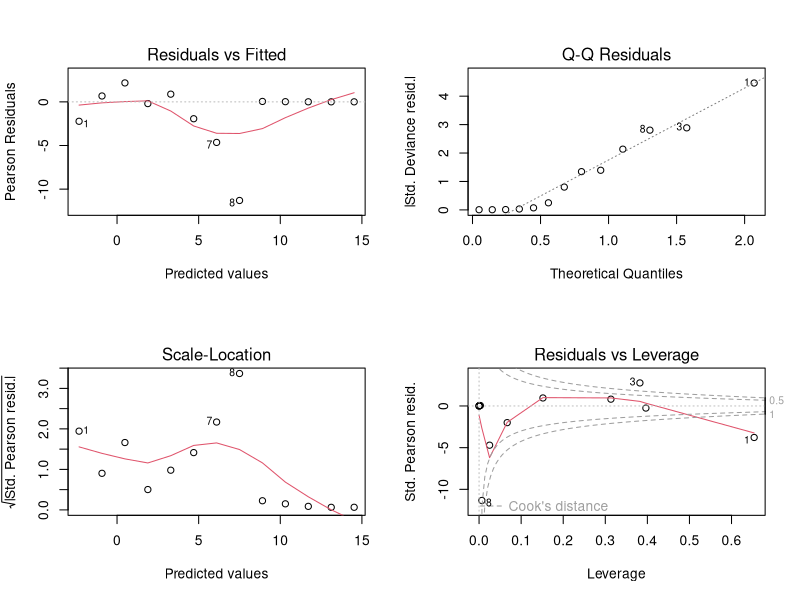
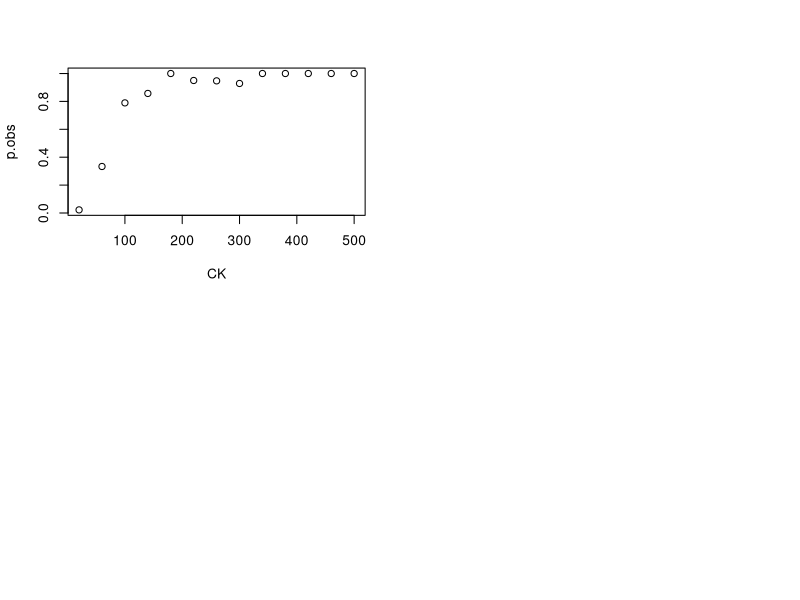

The R script that drew these images, in order: (Note: this script raises an error after producing the figures.)
#Problem 2
ck<-c(20,60,100,140,180,220,260,300,340,380,420,460,500)
had.ha<-c(2,13,30,30,21,19,18,13,19,15,7,8,35)
no.ha<-c(88,26,8,5,0,1,1,1,0,0,0,0,0)
CK.data<-data.frame(ck, had.ha, no.ha)
CK<-CK.data$ck
Had.ha<-CK.data$had.ha
No.ha<-CK.data$no.ha

#Part 1
logitmod<-glm(cbind(Had.ha,No.ha) ~ CK, family = binomial(link = logit), data = CK.data)
summary(logitmod)
#Our estimated parameters from the logit model are:
#beta0.hat = -3.028360,  beta1.hat = 0.035104

par(mfrow=c(2,2))   
plot(logitmod) #Producing diagnostic plots (model checking plots)
#The Residual Plot of the deviance suggests that the current model is a poor fit for the data.

#Part 2
p.obs<-Had.ha/(Had.ha + No.ha) #observed probabilities of heart attack
plot(CK, p.obs)
p.fit<-fitted(logitmod) #Predicted/Fitted probabilities of having a heart attack
par(mfrow(c(1,1)))
plot(CK, p.obs, xlab = "CK Level", ylab = "Probability of Heart Attack", main = "logit link model 1")
lines(CK, p.fit)
#From the plot, it is apparent that the higher the concentration of creatinine kinase in a 
#given patient's blood stream, the higher the probability that the patient suffered a heart attack.
#Therefore, the coefficient for CK must be positive when plotted against the probability - which
#is what we see in the logit model results as well with beta1.hat > 0.
#The odds, with beta1.hat = 0.035104, can be interpreted as follows:
#For each unit increase in CK level, the odds of having a heart attack increases by a factor
#exp(0.035104). In other words, the odds of having a heart attack at some given CK[i] + 1 level
#is e(0.035104) times the odds of having a heart attack at level CK[i].
#odds(Had.ha | CK = CK[i] + 1) = exp(0.035104)*odds(Had.ha | CK = CK[i])

#Part 3
logitmod.2<-glm(cbind(Had.ha, No.ha) ~ CK + I(CK^2) + I(CK^3), family = binomial(link = logit),
                data = CK.data)
summary(logitmod.2)
#The first thing to notice is that the AIC value for this model is significantly smaller
#than the AIC value for the model in part 1. Thus, this model is already showing signs of being
#a better fit to the data.
par(mfrow=c(2,2))
plot(logitmod.2)
#The Residual Plot shows signs of a better fit to the data. There aren't any obvious signs
#of a systematic pattern about the y=0 line in the Residual plot.
p.fit2<-fitted(logitmod.2)
par(mfrow=c(1,1))
plot(CK, p.obs, xlab = "CK Level", ylab = "Probability of Heart Attack", main = "logit link model 2")
lines(CK, p.fit2)
#The curve is clearly a much better fit to the data. Most of the points fall directly onto the
#curve.
anova(logitmod, logitmod.2, test = "Chisq") #F-test comparing the two models.
#p-value = 8.038e-06 which is less then any significance level alpha. Thus, our 
#model with powers of CK fits the data better.

#Part 4
probitmod<-glm(cbind(Had.ha,No.ha) ~ CK, family = binomial(link = probit), data = CK.data)
summary(probitmod)
#We see that the coefficients are quite different for the probit model although they do have 
#the same sign. In general, the interpretation of the coefficient for CK relates to the
#probability of having a heart attack in a similar way.
p.fit3<-fitted(probitmod)
plot(CK, p.obs, xlab = "CK Level", ylab = "Probability of Having a Heart Attack", main = "probit link model")
lines(CK, p.fit3)
p.prob<-predict(probitmod, type = "response")
l.prob<-predict(logitmod, type = "response")
p.prob[10]  #CK = 380 is in the 10th row of the matrix.
l.prob[10]
#According to the probit model, the estimated probability of having a heart attack with a CK level
#of 380 (or a concentration of 380 - I'm not sure what units are being using) is 0.9999996
#while the logit model estimates it to be 0.9999667, which is very similar. The models agree
#strongly in this area of the data. However, this is may not be true for all levels of CK.

p.prob[12] #CK = 460 in 12th row of matrix
l.prob[12]
#There is an even strong relationship at CK = 460

#Another way to compute these values:
#For CK = 380
ilogit(coef(logitmod)[1] + coef(logitmod)[2]*380)  #Inverse Logit Function
pnorm(coef(probitmod)[1] + coef(probitmod)[2]*380) 
#For CK = 460
ilogit(coef(logitmod)[1] + coef(logitmod)[2]*460)
pnorm(coef(probitmod)[1] + coef(probitmod)[2]*460)

#same results as above.
